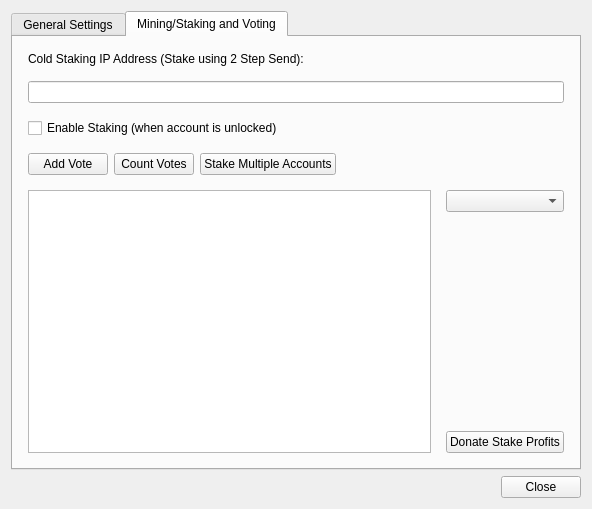
<?xml version="1.0" encoding="UTF-8"?>
<ui version="4.0">
 <class>Dialog</class>
 <widget class="QDialog" name="Dialog">
  <property name="geometry">
   <rect>
    <x>0</x>
    <y>0</y>
    <width>592</width>
    <height>509</height>
   </rect>
  </property>
  <property name="windowTitle">
   <string>Settings/Personal Info</string>
  </property>
  <layout class="QGridLayout" name="gridLayout_4">
   <item row="0" column="0">
    <widget class="QTabWidget" name="SettingsTabs">
     <property name="currentIndex">
      <number>1</number>
     </property>
     <widget class="QWidget" name="tab">
      <attribute name="title">
       <string>General Settings</string>
      </attribute>
      <layout class="QGridLayout" name="gridLayout_2">
       <property name="leftMargin">
        <number>15</number>
       </property>
       <property name="topMargin">
        <number>15</number>
       </property>
       <property name="rightMargin">
        <number>15</number>
       </property>
       <property name="bottomMargin">
        <number>15</number>
       </property>
       <property name="horizontalSpacing">
        <number>10</number>
       </property>
       <property name="verticalSpacing">
        <number>15</number>
       </property>
       <item row="1" column="0" colspan="2">
        <layout class="QHBoxLayout" name="horizontalLayout">
         <property name="spacing">
          <number>6</number>
         </property>
         <item>
          <widget class="QPushButton" name="RunSetupWizard">
           <property name="text">
            <string>RunSetup Wizard</string>
           </property>
          </widget>
         </item>
         <item>
          <widget class="QPushButton" name="ShowReputation">
           <property name="text">
            <string>Show my Reputation</string>
           </property>
          </widget>
         </item>
         <item>
          <widget class="QPushButton" name="EditProfiles">
           <property name="text">
            <string>Edit Profiles</string>
           </property>
          </widget>
         </item>
         <item>
          <spacer name="horizontalSpacer">
           <property name="orientation">
            <enum>Qt::Horizontal</enum>
           </property>
           <property name="sizeHint" stdset="0">
            <size>
             <width>40</width>
             <height>20</height>
            </size>
           </property>
          </spacer>
         </item>
        </layout>
       </item>
       <item row="2" column="0" colspan="2">
        <layout class="QVBoxLayout" name="verticalLayout">
         <item>
          <widget class="QCheckBox" name="ActivateAntiKeylogger">
           <property name="text">
            <string>Activate Anti-Keylogger Virtual Keypad</string>
           </property>
          </widget>
         </item>
         <item>
          <widget class="QCheckBox" name="DontSavePasswords">
           <property name="text">
            <string>Do not Save Email Password, Login Manually</string>
           </property>
          </widget>
         </item>
         <item>
          <widget class="QCheckBox" name="ClearKeysOnExit">
           <property name="text">
            <string>Clear Keys Location From Config On Exit</string>
           </property>
          </widget>
         </item>
         <item>
          <widget class="QCheckBox" name="FilterCurrencies">
           <property name="text">
            <string>Filter out other currencies from the markets</string>
           </property>
          </widget>
         </item>
         <item>
          <widget class="QCheckBox" name="DebugOnExit">
           <property name="text">
            <string>Create Debug File on Exit</string>
           </property>
          </widget>
         </item>
        </layout>
       </item>
       <item row="3" column="1">
        <spacer name="verticalSpacer">
         <property name="orientation">
          <enum>Qt::Vertical</enum>
         </property>
         <property name="sizeHint" stdset="0">
          <size>
           <width>20</width>
           <height>133</height>
          </size>
         </property>
        </spacer>
       </item>
       <item row="4" column="0" colspan="2">
        <widget class="QLabel" name="NetworkConnections">
         <property name="text">
          <string>Network Connections</string>
         </property>
        </widget>
       </item>
       <item row="0" column="0" colspan="2">
        <layout class="QGridLayout" name="gridLayout">
         <item row="1" column="0">
          <widget class="QLineEdit" name="ProxyEdit"/>
         </item>
         <item row="0" column="0" colspan="2">
          <widget class="QLabel" name="ProxyLabel">
           <property name="text">
            <string>Proxy/Tor:</string>
           </property>
          </widget>
         </item>
         <item row="1" column="1">
          <widget class="QToolButton" name="Info">
           <property name="text">
            <string>?</string>
           </property>
          </widget>
         </item>
        </layout>
       </item>
      </layout>
     </widget>
     <widget class="QWidget" name="tab_2">
      <attribute name="title">
       <string>Mining/Staking and Voting</string>
      </attribute>
      <layout class="QVBoxLayout" name="verticalLayout_2">
       <property name="spacing">
        <number>15</number>
       </property>
       <property name="leftMargin">
        <number>15</number>
       </property>
       <property name="topMargin">
        <number>15</number>
       </property>
       <property name="rightMargin">
        <number>15</number>
       </property>
       <property name="bottomMargin">
        <number>15</number>
       </property>
       <item>
        <widget class="QLabel" name="ColdStakingLabel">
         <property name="text">
          <string>Cold Staking IP Address (Stake using 2 Step Send):</string>
         </property>
        </widget>
       </item>
       <item>
        <widget class="QLineEdit" name="ColdStakingIP"/>
       </item>
       <item>
        <widget class="QCheckBox" name="EnableStaking">
         <property name="text">
          <string>Enable Staking (when account is unlocked)</string>
         </property>
        </widget>
       </item>
       <item>
        <layout class="QHBoxLayout" name="horizontalLayout_2">
         <property name="spacing">
          <number>6</number>
         </property>
         <item>
          <widget class="QPushButton" name="AddRemoveVotes">
           <property name="text">
            <string>Add Vote</string>
           </property>
          </widget>
         </item>
         <item>
          <widget class="QPushButton" name="CountVotes">
           <property name="text">
            <string>Count Votes</string>
           </property>
          </widget>
         </item>
         <item>
          <widget class="QPushButton" name="AddAccounts">
           <property name="text">
            <string>Stake Multiple Accounts</string>
           </property>
          </widget>
         </item>
         <item>
          <spacer name="horizontalSpacer_2">
           <property name="orientation">
            <enum>Qt::Horizontal</enum>
           </property>
           <property name="sizeHint" stdset="0">
            <size>
             <width>40</width>
             <height>20</height>
            </size>
           </property>
          </spacer>
         </item>
        </layout>
       </item>
       <item>
        <layout class="QGridLayout" name="gridLayout_3">
         <item row="0" column="0" rowspan="3">
          <widget class="QListWidget" name="listWidget"/>
         </item>
         <item row="0" column="1">
          <widget class="QComboBox" name="PeggingVote"/>
         </item>
         <item row="1" column="1">
          <spacer name="verticalSpacer_2">
           <property name="orientation">
            <enum>Qt::Vertical</enum>
           </property>
           <property name="sizeHint" stdset="0">
            <size>
             <width>20</width>
             <height>40</height>
            </size>
           </property>
          </spacer>
         </item>
         <item row="2" column="1">
          <widget class="QPushButton" name="DonateStake">
           <property name="text">
            <string>Donate Stake Profits</string>
           </property>
          </widget>
         </item>
        </layout>
       </item>
      </layout>
     </widget>
    </widget>
   </item>
   <item row="1" column="0">
    <widget class="QDialogButtonBox" name="buttonBox">
     <property name="orientation">
      <enum>Qt::Horizontal</enum>
     </property>
     <property name="standardButtons">
      <set>QDialogButtonBox::Close</set>
     </property>
    </widget>
   </item>
  </layout>
 </widget>
 <resources/>
 <connections>
  <connection>
   <sender>buttonBox</sender>
   <signal>accepted()</signal>
   <receiver>Dialog</receiver>
   <slot>accept()</slot>
   <hints>
    <hint type="sourcelabel">
     <x>248</x>
     <y>254</y>
    </hint>
    <hint type="destinationlabel">
     <x>157</x>
     <y>274</y>
    </hint>
   </hints>
  </connection>
  <connection>
   <sender>buttonBox</sender>
   <signal>rejected()</signal>
   <receiver>Dialog</receiver>
   <slot>reject()</slot>
   <hints>
    <hint type="sourcelabel">
     <x>316</x>
     <y>260</y>
    </hint>
    <hint type="destinationlabel">
     <x>286</x>
     <y>274</y>
    </hint>
   </hints>
  </connection>
 </connections>
</ui>
